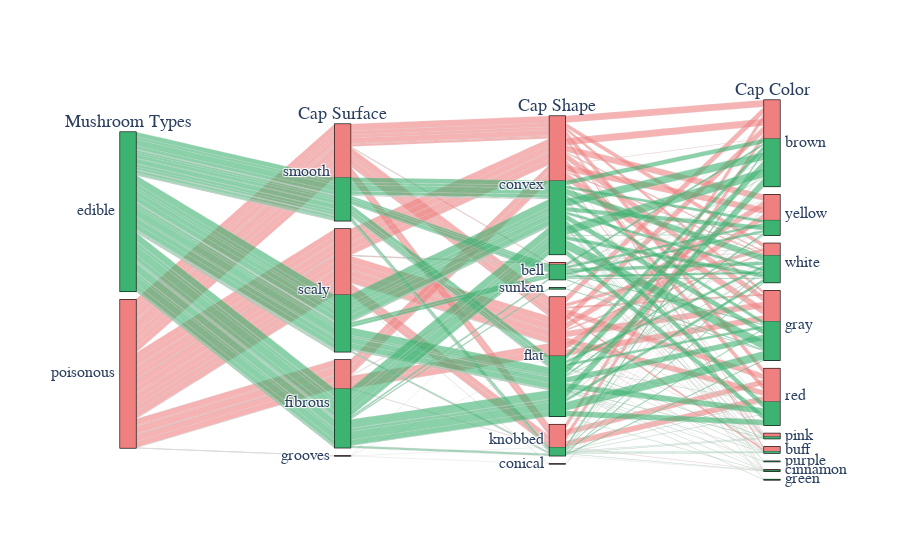

Notebook code for this chart:
### Markdown cell above
Following figure shows numbers and probabilities of cap shape- cap surface and cap color features according to the state of the mushroom being edible or poisonous.

### Code cell
class_dim = go.parcats.Dimension(
    values=data["class"].values,
    label="Mushroom Types",
    categoryarray=["e", "p"],
    ticktext=['edible', 'poisonous']
)

cap_shape_dim = go.parcats.Dimension(
    values=data["cap-shape"].values,
    label="Cap Shape"
)

cap_surface_dim = go.parcats.Dimension(
  values=data["cap-surface"].values,
  label="Cap Surface"
)
cap_color_dim = go.parcats.Dimension(
  values=data["cap-color"].values,
  label="Cap Color"
)

# Create parcats trace
color = [1 if i=="e" else 0 for i in data["class"]]
colorscale = [[0, 'lightcoral'], [1, 'mediumseagreen']];
data1 = [
    go.Parcats(
        dimensions=[class_dim,cap_surface_dim,cap_shape_dim,cap_color_dim],
        line={'color': color,
              'colorscale': colorscale},
        hoveron='dimension',
        hoverinfo='count+probability',
        labelfont={'size': 18, 'family': 'Times'},
        tickfont={'size': 16, 'family': 'Times'},
        arrangement='fixed',
    )

]


iplot(data1)

### Figure 1 — Plotly figure (JSON) as saved in the notebook; plotly's stock layout.template omitted (floating-point values rounded to 4 significant figures; data arrays with more than 128 entries replaced by an {"elided": "..."} marker saying what was removed)
{"data": [{"arrangement": "fixed", "dimensions": [{"categoryarray": ["e", "p"], "label": "Mushroom Types", "ticktext": ["edible", "poisonous"], "values": {"elided": "8124 str values"}}, {"label": "Cap Surface", "values": {"elided": "8124 str values"}}, {"label": "Cap Shape", "values": {"elided": "8124 str values"}}, {"label": "Cap Color", "values": {"elided": "8124 str values"}}], "hoverinfo": "count+probability", "hoveron": "dimension", "labelfont": {"family": "Times", "size": 18}, "line": {"color": {"elided": "8124 int values"}, "colorscale": [[0, "lightcoral"], [1, "mediumseagreen"]]}, "tickfont": {"family": "Times", "size": 16}, "type": "parcats"}], "layout": {}}
